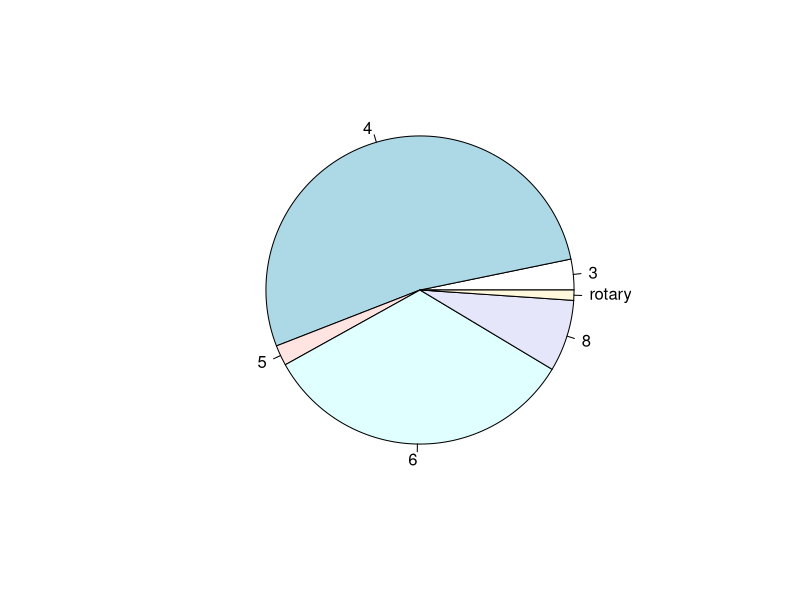
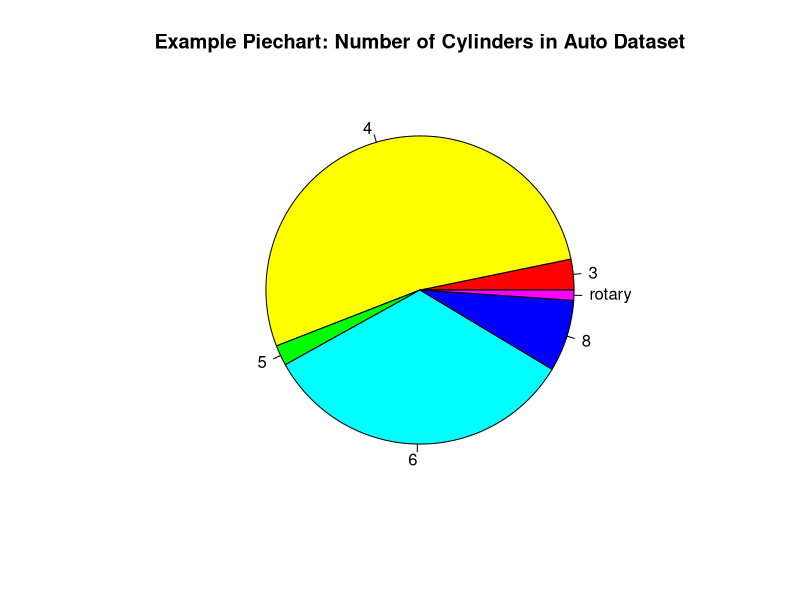
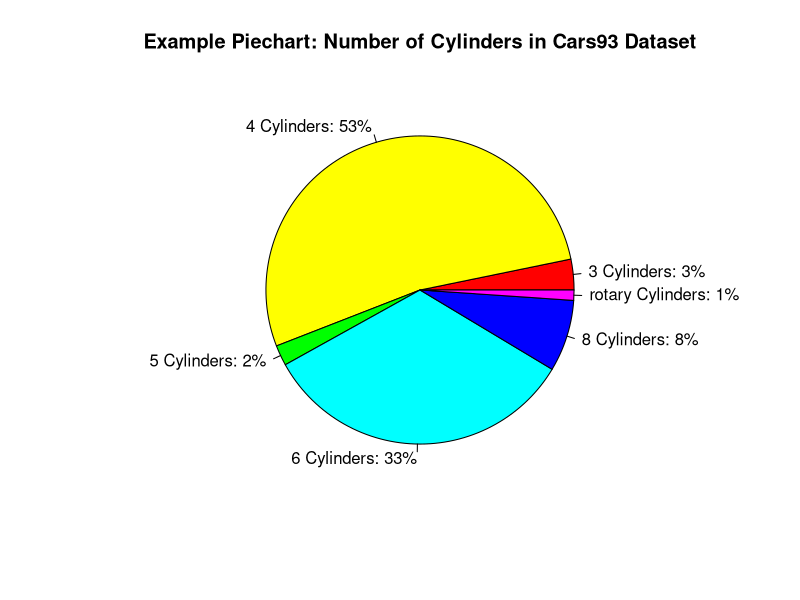
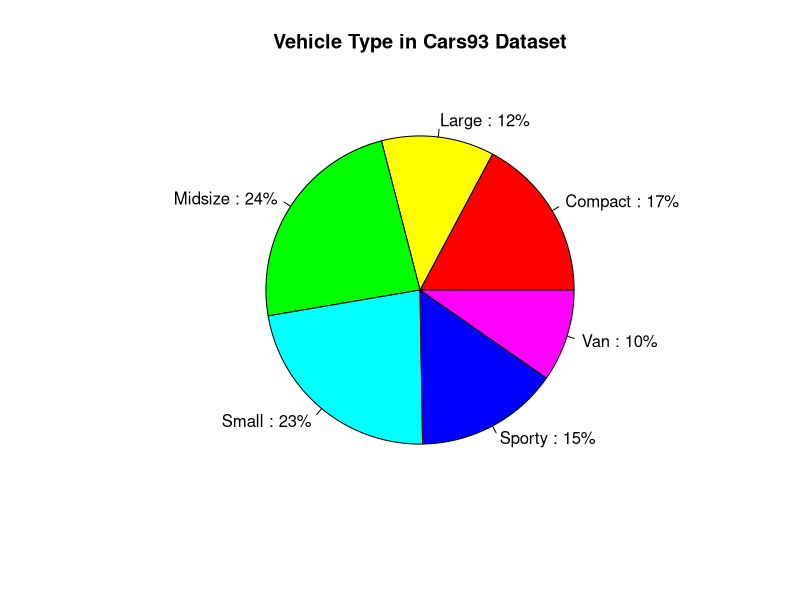
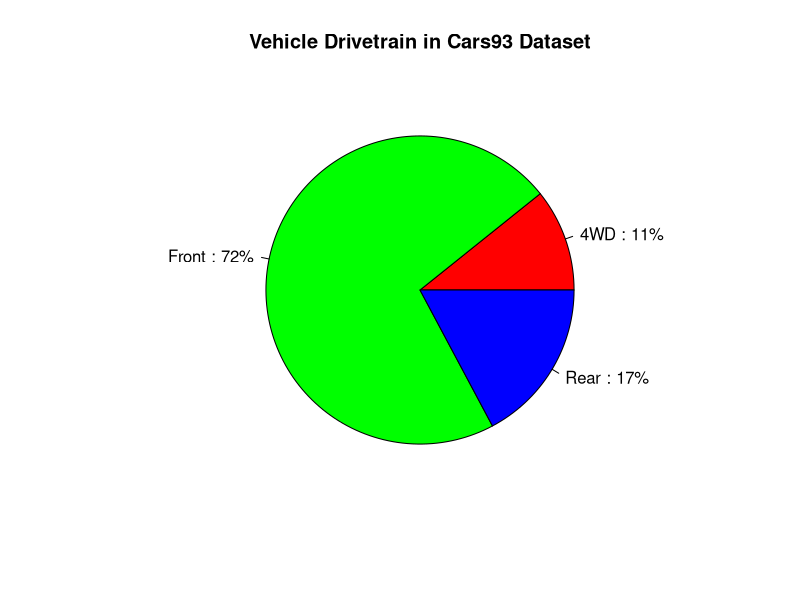

Recreate these plots in R, in order.
# piecharts-Cars93.R
#
# Playing with piecharts in the Cars93 dataset.
#
# What can pie charts tell us? 
# 	- a general graphical sense of the contents and distribution of some single variable in our dataset
# 	- establish whether we need to perform some binning for histograms
# 	- assist in data exploration
#
# Note: Pie charts can be made regardless of whether a variable is categorical or numeric.
# Either way, need to have small number of distinct values for an effective visual presentation.
#
# Basic syntax:
#   pie( x=table(data.frame.column.name) )

library(MASS)
cr = Cars93

# --------- super basic pie chart -----------------

# to create a pie chart we need to compute the counts of distinct values of our variable.
# use a contingency table to count up numbers of cars having certain numbers of cylinders:
table(cr$Cylinders)

# Now call the pie() function. This one is as basic as possible! Please label me!
pie(table(cr$Cylinders))

# plain jane: pie chart of Cylinders (categorical) from Cars93 data
slices <-table(cr$Cylinders)
lbls <- levels(cr$Cylinders)
pie(slices, 
    labels = lbls, 
    col=rainbow(length(lbls)),
    main="Example Piechart: Number of Cylinders in Auto Dataset") 

# --------- pie chart with computed percentages -----------------  
#      
# pie chart of Cylinders from Cars93 data        
# same chart, with percents on the labels:    
slices <-table(cr$Cylinders)
lbls <- levels(cr$Cylinders)
pct <- round(slices/sum(slices)*100)
lbls <- paste(lbls, "Cylinders:", pct) # add percents to labels
lbls <- paste(lbls,"%",sep="") # add % to labels
pie(slices,
    labels = lbls, 
    col=rainbow(length(lbls)),
    main="Example Piechart: Number of Cylinders in Cars93 Dataset") 

# --------------- Piechart function with percentages ------------------

# Here is a general makePie() function, plus calls for a number
# of different variables in the Cars93 dataset:

# ----------------------------------------------------
# makePie()
#   col: column (numeric or categorical) in Cars93 dataset
#   name: string name to appear in title of piechart
# plots pie chart with percents calculated for each slice
# ----------------------------------------------------
makePie <- function(col, name) {
  
  # determine slices in the pie:
	slices <-table(col)
	
  # check for categorical or numeric and assign labels:
	if (is.factor(col)) {
	  lbls <- levels(col)
	} else { 
    # make it a factor, then get levels:
	  lbls <- levels(factor(col))
	}
  # calculate percentage for each slice
	pct <- round(slices/sum(slices)*100)
	
  # construct labels for the slices:
  lbls <- paste(lbls, ":", pct) # add percents to labels
	lbls <- paste(lbls, "%" ,sep="") # add % to labels
  
  # plot it:
	p <- pie(slices,
          labels = lbls,             # add the labels
          col=rainbow(length(lbls)), # assign fancy colors
		      main=paste(name, "in Cars93 Dataset")) 
}

# a few examples:
makePie(cr$Type, "Vehicle Type")
makePie(cr$DriveTrain, "Vehicle Drivetrain")
#makePie(cr$Passenger, "Max Number of Passengers")
#makePie(cr$Cylinders, "# Cylinders")
#makePie(cr$AirBags, "Vehicle Airbags")
#makePie(cr$Origin, "Vehicle Origin")
#makePie(cr$Man.trans.avail, "Manual Transmission Available")
# makePie(cr$Manufacturer, "Vehicle Manufacturer")
#makePie(cr$Turn.circle, "Turn Circle")
#makePie(cr$Luggage.room, "Luggage Room")

# These variables have too many values to make good pie charts! 
# Try hist or barplot.
#makePie(cr$RPM, "RPM")
#makePie(cr$EngineSize, "Engine Size")
#makePie(cr$Horsepower, "Horsepower")
#makePie(cr$Weight, "Weight")
#makePie(cr$Length, "Length")
#makePie(cr$Wheelbase, "Wheelbase")
